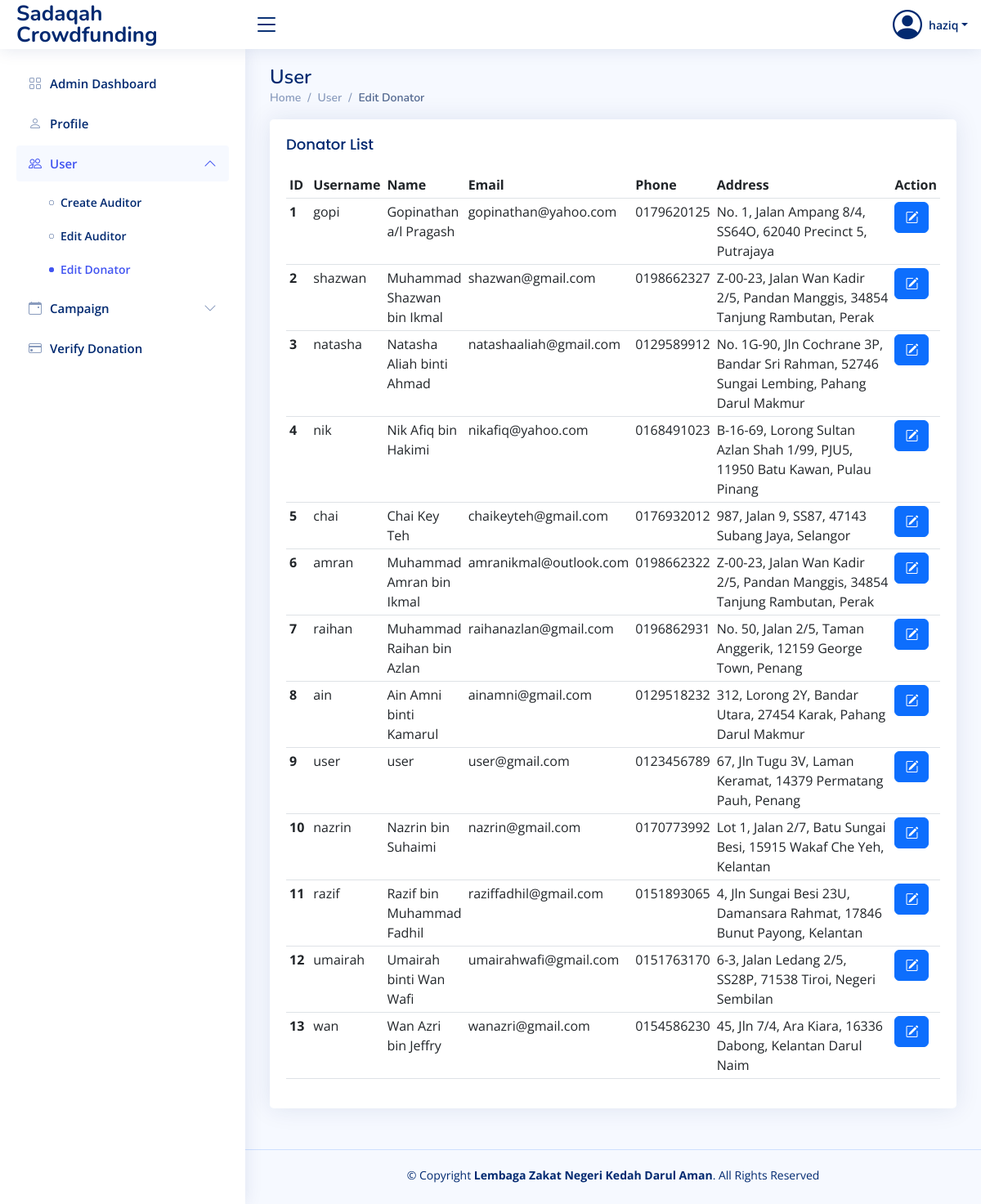
The app's page /php/admin/admin_edit_user.php?type=Donator (signed in) with its own data.
### tables this page shows
CREATE TABLE `user` (
  `user_id` int(11) NOT NULL,
  `user_username` varchar(50) NOT NULL,
  `user_password` varchar(100) NOT NULL,
  `user_name` varchar(100) NOT NULL,
  `user_email` varchar(100) NOT NULL,
  `user_phone` varchar(20) NOT NULL,
  `user_address` varchar(100) NOT NULL,
  `user_level` int(11) NOT NULL
);

### php/admin/admin_edit_user.php (the view, shortened to what this page needs)
<!DOCTYPE html>
<html lang="en">
<head>
    <link href="https://cdn.jsdelivr.net/npm/bootstrap@5.2.3/dist/css/bootstrap.min.css" rel="stylesheet">
    <link rel="stylesheet" href="https://cdn.jsdelivr.net/npm/bootstrap-icons@1.10.2/font/bootstrap-icons.css">
    <link rel="stylesheet" href="https://cdn.datatables.net/v/bs5/dt-1.13.1/datatables.min.css" />
    <link href="../../css/style.css" rel="stylesheet" />
    <link href="../../css/custom-css.css" rel="stylesheet" />
</head>
<body>
    <?php
    if (isset($_SESSION['user_id']) && $_SESSION['user_level'] == 1) {
        include_once '../dbcon.php';
        $query = "SELECT * FROM user WHERE user_id=?";
        $stmt = $con->prepare($query);
        $stmt->bind_param("i", $_SESSION['user_id']);
        $stmt->execute();
        $result = $stmt->get_result();
        $r = $result->fetch_assoc();
    } else {
        header("Location: ../user_logout.php");
    }
    ?>
    <header id="header" class="header fixed-top d-flex align-items-center">
        <div class="d-flex align-items-center justify-content-between">
            <a href="" class="logo d-flex align-items-center">
                <span class="d-none d-lg-block">Sadaqah Crowdfunding</span>
            </a>
            <i class="bi bi-list toggle-sidebar-btn"></i>
        </div>
        <nav class="header-nav ms-auto">
            <ul class="d-flex align-items-center">
                <li class="nav-item dropdown pe-3">
                    <a class="nav-link nav-profile d-flex align-items-center pe-0" href="#" data-bs-toggle="dropdown">
                        <i class="bi bi-person-circle" style="font-size: 36px"></i>
                        <span class="d-none d-md-block dropdown-toggle ps-2"><?php echo $r["user_username"]; ?></span>
                    </a>
                </li>
            </ul>
        </nav>
    </header>
    <aside id="sidebar" class="sidebar">
        <ul class="sidebar-nav" id="sidebar-nav">
            <li class="nav-item">
                <a class="nav-link collapsed" href="admin.php">
                    <i class="bi bi-grid"></i> <span>Admin Dashboard</span>
                </a>
            </li>
            <li class="nav-item">
                <a class="nav-link collapsed" href="admin_edit_profile.php">
                    <i class="bi bi-person"></i> <span>Profile</span>
                </a>
            </li>
            <li class="nav-item">
                <a class="nav-link" data-bs-target="#user-nav" data-bs-toggle="collapse" href="#">
                    <i class="bi bi-people"></i></i><span>User</span><i class="bi bi-chevron-down ms-auto"></i>
                </a>
                <ul id="user-nav" class="nav-content collapse show" data-bs-parent="#sidebar-nav">
                    <li>
                        <a href="admin_create_auditor.php">
                            <i class="bi bi-circle"></i><span>Create Auditor</span>
                        </a>
                    </li>
                    <li>
                        <a href=<?php
                                if (isset($_GET["type"]) && $_GET["type"] == 'Auditor') {
                                    echo '"admin_edit_user.php?type=Auditor" class="active"';
                                } else {
                                    echo '"admin_edit_user.php?type=Auditor"';
                                }
                                ?>>
                            <i class=" bi bi-circle"></i><span>Edit Auditor</span>
                        </a>
                    </li>
                    <li>
                        <a href=<?php
                                if (isset($_GET["type"]) && $_GET["type"] == 'Donator') {
                                    echo '"admin_edit_user.php?type=Donator" class="active"';
                                } else {
                                    echo '"admin_edit_user.php?type=Donator"';
                                }
                                ?>>
                            <i class=" bi bi-circle"></i><span>Edit Donator</span>
                        </a>
                    </li>
                </ul>
            </li>
            <li class="nav-item">
                <a class="nav-link collapsed" data-bs-target="#campaign-nav" data-bs-toggle="collapse" href="#">
                    <i class="bi bi-calendar-event"></i>
                    <span>Campaign</span>
                    <i class="bi bi-chevron-down ms-auto"></i>
                </a>
            </li>
            <li class="nav-item">
                <a class="nav-link collapsed" href="admin_verify_donation.php">
                    <i class="bi bi-credit-card"></i>
                    <span>Verify Donation</span>
                </a>
            </li>
        </ul>
    </aside>
    <main id="main" class="main">
        <div class="pagetitle">
            <h1>User</h1>
            <nav>
                <ol class="breadcrumb">
                    <li class="breadcrumb-item">
                        <a href="admin.php">Home</a>
                    </li>
                    <li class="breadcrumb-item">User</li>
                    <?php
                    $type = isset($_GET["type"]) && $_GET["type"] == 'Auditor' ? 'Auditor' : (isset($_GET["type"]) && $_GET["type"] == 'Donator' ? 'Donator' : '');
                    ?>
                    <li class="breadcrumb-item active">Edit <?php echo $type ?></li>
                </ol>
            </nav>
        </div>
        <section class="section">
            <div class="row">
                <div class="col-lg-12">
                    <div class="card">
                        <div class="card-body">
                            <div class="table-responsive">
                                <table class="table table-hover table-sm display" style="width:100%" id="adminEditUserTable">
                                    <?php
                                    if (isset($_GET["type"]) && $_GET["type"] == 'Auditor') {
                                        $user_level = 2;
                                        echo '<h5 class="card-title">Auditor List</h5>';
                                    } else if (isset($_GET["type"]) && $_GET["type"] == 'Donator') {
                                        $user_level = 3;
                                        echo '<h5 class="card-title">Donator List</h5>';
                                    }
                                    if (isset($_GET["type"]) && ($_GET["type"] == 'Auditor' || $_GET["type"] == 'Donator')) {
                                        include_once '../dbcon.php';
                                        $query = "SELECT * FROM user WHERE user_level=?";
                                        $stmt = $con->prepare($query);
                                        $stmt->bind_param("i", $user_level);
                                        $stmt->execute();
                                        $result = $stmt->get_result();
                                        $index = 1;
                                    ?>
                                        <thead>
                                            <tr>
                                                <th scope="col">ID&nbsp;</th>
                                                <th scope="col">Username</th>
                                                <th scope="col">Name</th>
                                                <th scope="col">Email</th>
                                                <th scope="col">Phone</th>
                                                <th scope="col" class="col-lg-5">Address</th>
                                                <th scope="col" class="no-sort">Action</th>
                                            </tr>
                                        </thead>
                                        <tbody>
                                            <?php while ($r = $result->fetch_assoc()) { ?>
                                                <tr>
                                                    <th scope="row">
                                                        <?php echo $index; ?>
                                                    </th>
                                                    <td>
                                                        <?php echo $r['user_username']; ?>
                                                    </td>
                                                    <td>
                                                        <?php echo $r['user_name']; ?>
                                                    </td>
                                                    <td>
                                                        <?php echo $r['user_email']; ?>
                                                    </td>
                                                    <td>
                                                        <?php echo $r['user_phone']; ?>
                                                    </td>
                                                    <td>
                                                        <?php echo $r['user_address']; ?>
                                                    </td>
                                                    <td>
                                                        <button class="btn btn-primary" type="button" data-bs-toggle="modal" data-bs-target="#edit-user-1-<?php echo $index ?>"><i class="bi bi-pencil-square" data-placement="bottom" title="Edit User" data-toggle="tooltip"></i></button>
                                                    </td>
                                                </tr>
                                            <?php
                                                $index++;
                                            }
                                            ?>
                                        </tbody>
                                    <?php
                                    }
                                    ?>
                                </table>
                            </div>
                        </div>
                    </div>
                </div>
            </div>
        </section>
    </main>
    <footer id="footer" class="footer">
        <div class="copyright">
            &copy; Copyright <strong><span>Lembaga Zakat Negeri Kedah Darul Aman</span></strong>. All Rights Reserved
        </div>
        <div class="credits"></div>
    </footer>
</body>
</html>

### css/style.css (style rules this page uses)
:root { scroll-behavior: smooth; }
body { font-family: "Open Sans", sans-serif; background: #f6f9ff; color: #444444; }
a { color: #4154f1; text-decoration: none; }
h1, h2, h3, h4, h5, h6 { font-family: "Nunito", sans-serif; }
#main { margin-top: 60px; padding: 20px 30px; transition: all 0.3s; }
.pagetitle { margin-bottom: 10px; }
.pagetitle h1 { font-size: 24px; margin-bottom: 0; font-weight: 600; color: #012970; }
.card { margin-bottom: 30px; border: none; border-radius: 5px; box-shadow: 0px 0 30px rgba(1, 41, 112, 0.1); }
.card-title { padding: 20px 0 15px 0; font-size: 18px; font-weight: 500; color: #012970; font-family: "Poppins", sans-serif; }
.card-body { padding: 0 20px 20px 20px; }
.breadcrumb { font-size: 14px; font-family: "Nunito", sans-serif; color: #899bbd; font-weight: 600; }
.breadcrumb a { color: #899bbd; transition: 0.3s; }
.breadcrumb .breadcrumb-item::before { color: #899bbd; }
.breadcrumb .active { color: #51678f; font-weight: 600; }
.logo { line-height: 1; }
@media (min-width: 1200px) { .logo { width: 280px; } }
.logo span { font-size: 26px; font-weight: 700; color: #012970; font-family: "Nunito", sans-serif; }
.header { transition: all 0.5s; z-index: 997; height: 60px; box-shadow: 0px 2px 20px rgba(1, 41, 112, 0.1); background-color: #fff; padding-left: 20px; }
.header .toggle-sidebar-btn { font-size: 32px; padding-left: 10px; cursor: pointer; color: #012970; }
.header-nav ul { list-style: none; }
.header-nav > ul { margin: 0; padding: 0; }
.header-nav .nav-profile { color: #012970; }
.header-nav .nav-profile span { font-size: 14px; font-weight: 600; }
.sidebar { position: fixed; top: 60px; left: 0; bottom: 0; width: 300px; z-index: 996; transition: all 0.3s; padding: 20px; overflow-y: auto; scrollbar-width: thin; scrollbar-color: #aab7cf transparent; box-shadow: 0px 0px 20px rgba(1, 41, 112, 0.1); background-color: #fff; }
@media (min-width: 1200px) { #main, #footer { margin-left: 300px; } }
.sidebar-nav { padding: 0; margin: 0; list-style: none; }
.sidebar-nav li { padding: 0; margin: 0; list-style: none; }
.sidebar-nav .nav-item { margin-bottom: 5px; }
.sidebar-nav .nav-link { display: flex; align-items: center; font-size: 15px; font-weight: 600; color: #4154f1; transition: 0.3; background: #f6f9ff; padding: 10px 15px; border-radius: 4px; }
.sidebar-nav .nav-link i { font-size: 16px; margin-right: 10px; color: #4154f1; }
.sidebar-nav .nav-link.collapsed { color: #012970; background: #fff; }
.sidebar-nav .nav-link.collapsed i { color: #899bbd; }
.sidebar-nav .nav-link .bi-chevron-down { margin-right: 0; transition: transform 0.2s ease-in-out; }
.sidebar-nav .nav-link:not(.collapsed) .bi-chevron-down { transform: rotate(180deg); }
.sidebar-nav .nav-content { padding: 5px 0 0 0; margin: 0; list-style: none; }
.sidebar-nav .nav-content a { display: flex; align-items: center; font-size: 14px; font-weight: 600; color: #012970; transition: 0.3; padding: 10px 0 10px 40px; transition: 0.3s; }
.sidebar-nav .nav-content a i { font-size: 6px; margin-right: 8px; line-height: 0; border-radius: 50%; }
.sidebar-nav .nav-content a:hover, .sidebar-nav .nav-content a.active { color: #4154f1; }
.sidebar-nav .nav-content a.active i { background-color: #4154f1; }
.footer { padding: 20px 0; font-size: 14px; transition: all 0.3s; border-top: 1px solid #cddfff; }
.footer .copyright { text-align: center; color: #012970; }
.footer .credits { padding-top: 5px; text-align: center; font-size: 13px; color: #012970; }

### css/custom-css.css (style rules this page uses)
a { text-decoration: none; }

### records on screen
user: user_username "haziq"
user: user_username "gopi", user_name "Gopinathan a/l Pragash", user_email "gopinathan@yahoo.com", user_phone "0179620125", user_address "No. 1, Jalan Ampang 8/4, SS64O, 62040 Precinct 5, Putrajaya"
user: user_username "shazwan", user_name "Muhammad Shazwan bin Ikmal", user_email "shazwan@gmail.com", user_phone "0198662327", user_address "Z-00-23, Jalan Wan Kadir 2/5, Pandan Manggis, 34854 Tanjung Rambutan, Perak"
user: user_username "natasha", user_name "Natasha Aliah binti Ahmad", user_email "natashaaliah@gmail.com", user_phone "0129589912", user_address "No. 1G-90, Jln Cochrane 3P, Bandar Sri Rahman, 52746 Sungai Lembing, Pahang Darul Makmur"
user: user_username "nik", user_name "Nik Afiq bin Hakimi", user_email "nikafiq@yahoo.com", user_phone "0168491023", user_address "B-16-69, Lorong Sultan Azlan Shah 1/99, PJU5, 11950 Batu Kawan, Pulau Pinang"
user: user_username "chai", user_name "Chai Key Teh", user_email "chaikeyteh@gmail.com", user_phone "0176932012", user_address "987, Jalan 9, SS87, 47143 Subang Jaya, Selangor"
user: user_username "amran", user_name "Muhammad Amran bin Ikmal", user_email "amranikmal@outlook.com", user_phone "0198662322", user_address "Z-00-23, Jalan Wan Kadir 2/5, Pandan Manggis, 34854 Tanjung Rambutan, Perak"
user: user_username "raihan", user_name "Muhammad Raihan bin Azlan", user_email "raihanazlan@gmail.com", user_phone "0196862931", user_address "No. 50, Jalan 2/5, Taman Anggerik, 12159 George Town, Penang"
user: user_username "ain", user_name "Ain Amni binti Kamarul", user_email "ainamni@gmail.com", user_phone "0129518232", user_address "312, Lorong 2Y, Bandar Utara, 27454 Karak, Pahang Darul Makmur"
user: user_username "user", user_name "user", user_email "user@gmail.com", user_phone "0123456789", user_address "67, Jln Tugu 3V, Laman Keramat, 14379 Permatang Pauh, Penang"
user: user_username "nazrin", user_name "Nazrin bin Suhaimi", user_email "nazrin@gmail.com", user_phone "0170773992", user_address "Lot 1, Jalan 2/7, Batu Sungai Besi, 15915 Wakaf Che Yeh, Kelantan"
user: user_username "razif", user_name "Razif bin Muhammad Fadhil", user_email "raziffadhil@gmail.com", user_phone "0151893065", user_address "4, Jln Sungai Besi 23U, Damansara Rahmat, 17846 Bunut Payong, Kelantan"
user: user_username "umairah", user_name "Umairah binti Wan Wafi", user_email "umairahwafi@gmail.com", user_phone "0151763170", user_address "6-3, Jalan Ledang 2/5, SS28P, 71538 Tiroi, Negeri Sembilan"
user: user_username "wan", user_name "Wan Azri bin Jeffry", user_email "wanazri@gmail.com", user_phone "0154586230", user_address "45, Jln 7/4, Ara Kiara, 16336 Dabong, Kelantan Darul Naim"

### other values on screen
$type "Donator"
